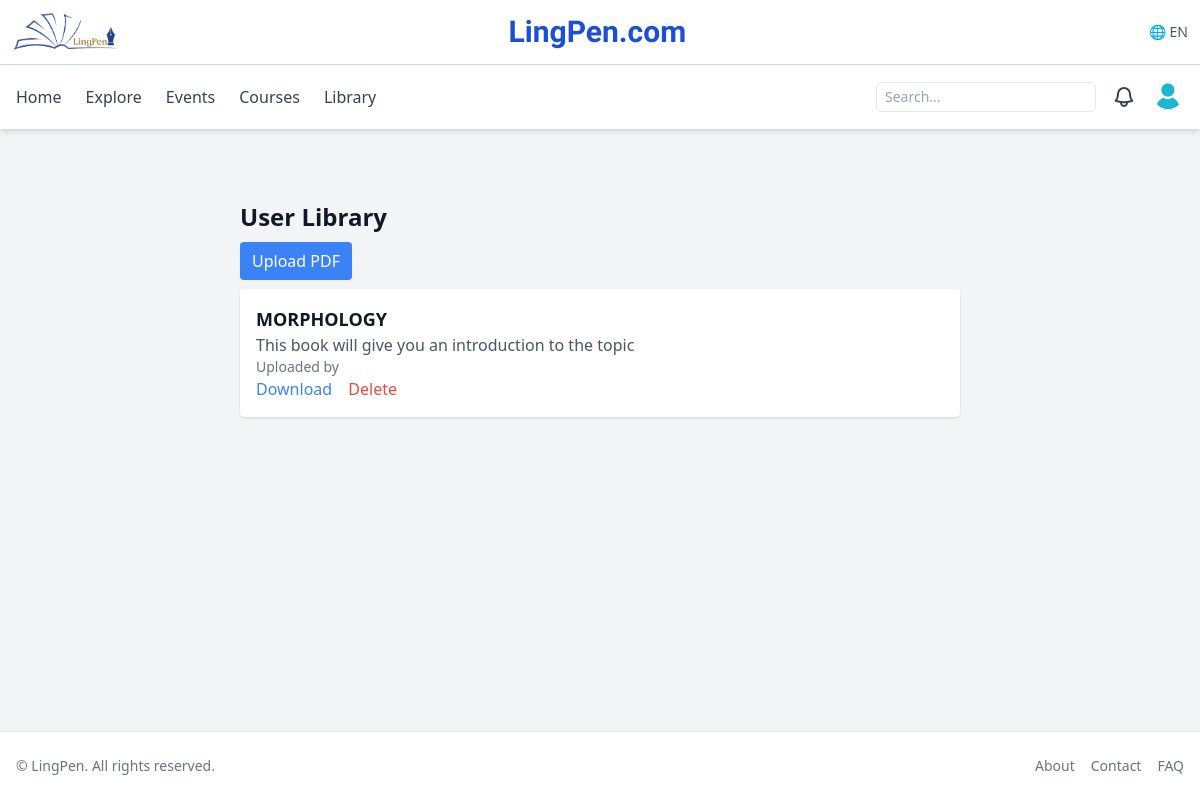
The page /library/user (signed in) on the database as committed earlier.
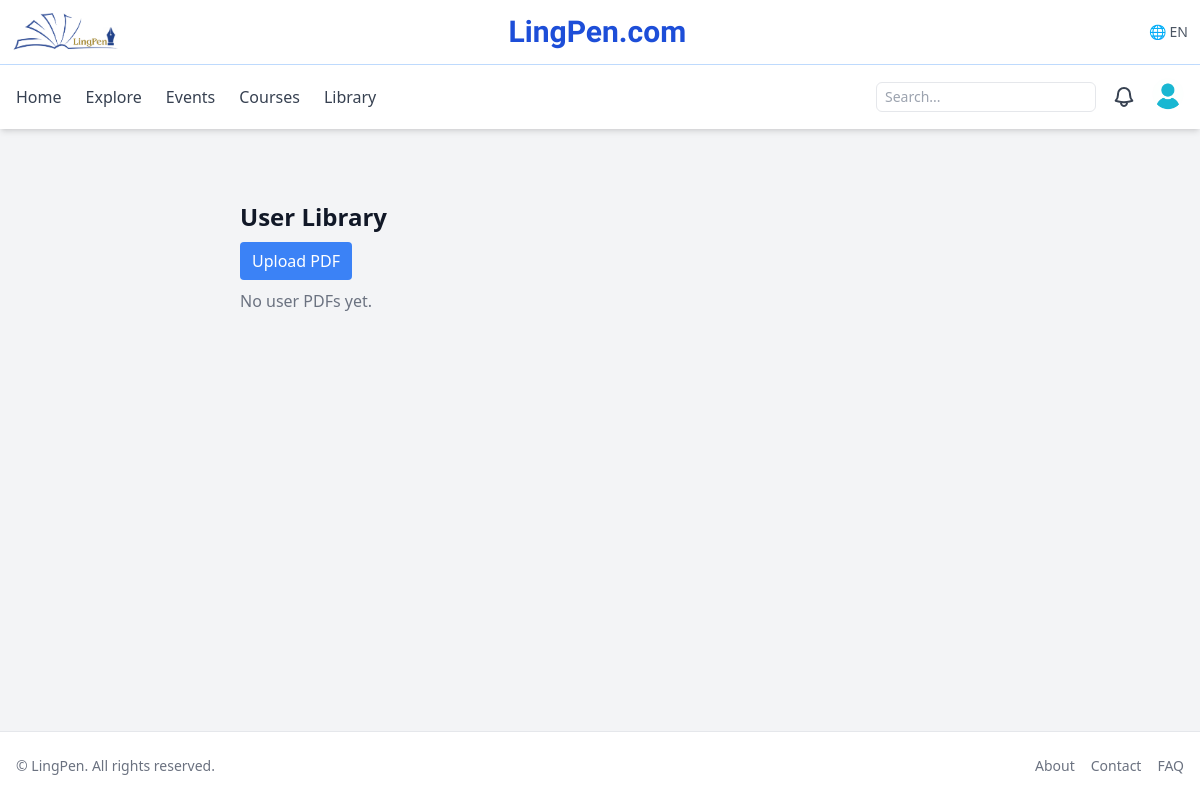
The same page on the database as committed later.
### app/models.py (models this page shows)
class UserPDF(db.Model):
    id = db.Column(db.Integer, primary_key=True)
    user_id = db.Column(db.Integer, db.ForeignKey("user.id"), nullable=False)
    title = db.Column(db.String(200), nullable=False)
    description = db.Column(db.Text)
    filename = db.Column(db.String(255), nullable=False)
    uploaded_at = db.Column(db.DateTime, default=datetime.utcnow)
    user = db.relationship("User", backref="pdfs")

### app/blueprints/library/routes.py (the view)
@bp.route("/user")
def user_library():
    pdfs = UserPDF.query.order_by(UserPDF.uploaded_at.desc()).all()
    return render_template("library/user_library.html", pdfs=pdfs)

### app/models.py (called while the page is built)
@login_manager.user_loader
def load_user(user_id):
    return db.session.get(User, int(user_id))

### app/templates/library/user_library.html
{% extends "base.html" %}
{% block content %}
<div class="max-w-3xl mx-auto p-6">
  <h1 class="text-2xl font-bold mb-4">User Library</h1>
  {% if current_user.is_authenticated %}
    <a href="{{ url_for('library.upload_user_pdf') }}" class="bg-blue-500 text-white px-3 py-2 rounded">Upload PDF</a>
  {% endif %}
  <ul class="mt-4 space-y-4">
    {% for pdf in pdfs %}
      <li class="bg-white shadow p-4 rounded">
        <h2 class="text-lg font-semibold">{{ pdf.title }}</h2>
        <p class="text-gray-600">{{ pdf.description }}</p>
        <p class="text-sm text-gray-500">Uploaded by {{ pdf.user.first_name }}</p>
        <a href="{{ url_for('library.download_pdf', kind='user', filename=pdf.filename) }}" class="text-blue-500">Download</a>
        {% if current_user.is_authenticated and (current_user.id == pdf.user_id or current_user.is_admin) %}
          <a href="{{ url_for('library.delete_pdf', kind='user', pdf_id=pdf.id) }}" class="text-red-500 ml-3">Delete</a>
        {% endif %}
      </li>
    {% else %}
      <p class="text-gray-500">No user PDFs yet.</p>
    {% endfor %}
  </ul>
</div>
{% endblock %}

Rows that differ between the two databases and show on the page:
removed UserPDF: title "MORPHOLOGY", description "This book will give you an introduction to the topic"
Other text that changed with them:
text now shown: "No user PDFs yet."
